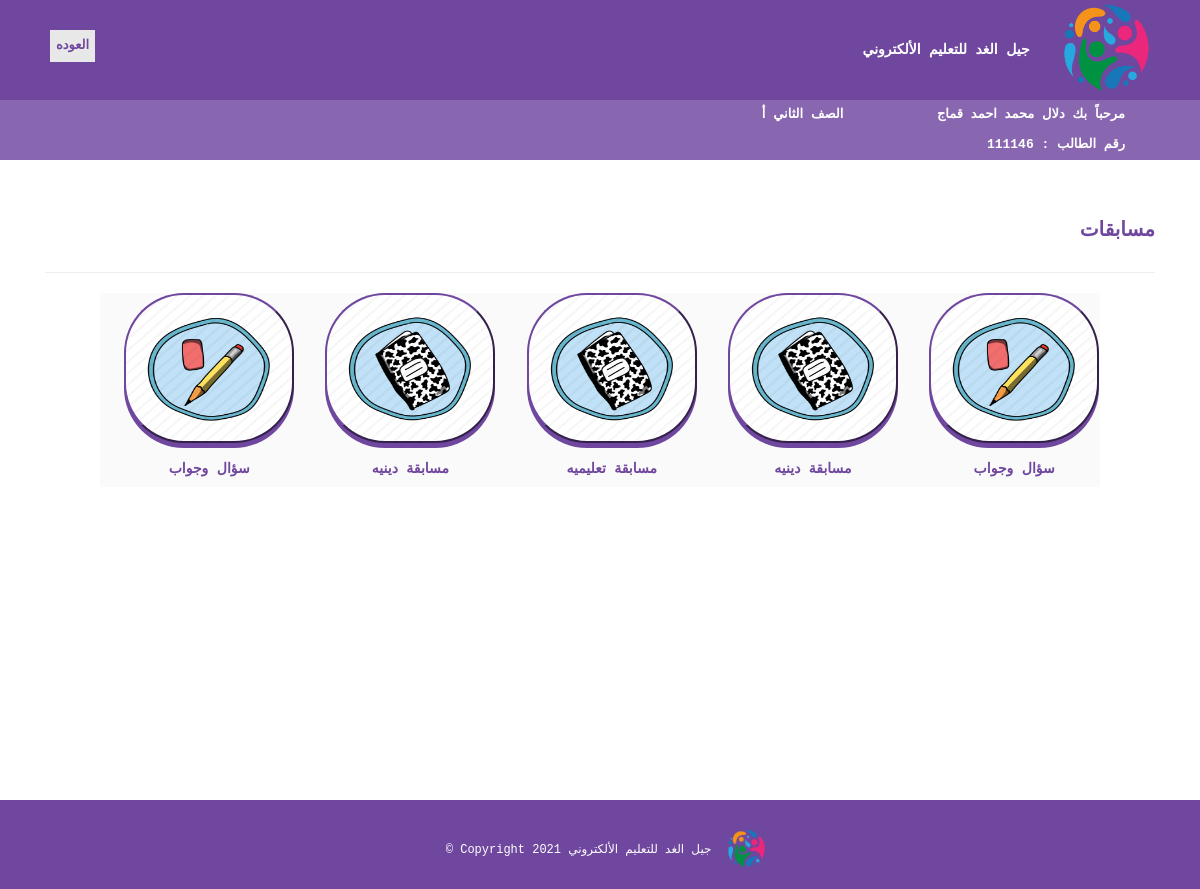
The app's page /student/competition_student.php (signed in) with its own data.
### tables this page shows
CREATE TABLE `student` (
  `id` int(50) NOT NULL,
  `password` varchar(50) NOT NULL,
  `section_id` int(11) NOT NULL,
  `first_name` varchar(50) NOT NULL,
  `second_name` varchar(50) NOT NULL,
  `third_name` varchar(50) NOT NULL,
  `last_name` varchar(50) NOT NULL,
  `mother_name` varchar(15) NOT NULL,
  `guardian` varchar(15) NOT NULL,
  `identity_number` varchar(50) NOT NULL,
  `gender` varchar(50) NOT NULL,
  `phone` varchar(50) NOT NULL,
  `religion` varchar(15) NOT NULL,
  `address` varchar(50) NOT NULL,
  `nationality` varchar(50) NOT NULL,
  `date_of_birth` date NOT NULL,
  `place_of_birth` varchar(15) NOT NULL,
  `creationDate` timestamp NULL DEFAULT current_timestamp(),
  `updationDate` varchar(255) DEFAULT NULL
);

CREATE TABLE `course` (
  `id` int(11) NOT NULL,
  `className` varchar(50) DEFAULT NULL,
  `numOfSection` varchar(10) DEFAULT NULL,
  `creationDate` timestamp NULL DEFAULT current_timestamp(),
  `updationDate` varchar(255) DEFAULT NULL
);

CREATE TABLE `competition` (
  `id` int(11) NOT NULL,
  `class` varchar(15) NOT NULL,
  `compName` varchar(50) NOT NULL,
  `link` varchar(100) NOT NULL,
  `details` varchar(200) NOT NULL
);

### student/competition_student.php (the view, shortened to what this page needs)
<?php
include('includes/config.php');
?>
<!DOCTYPE html>
<html lang="en">
<head>
  <link rel="stylesheet" href="https://use.fontawesome.com/releases/v5.11.2/css/all.css">
  <link href="css/bootstrap.min.css" rel="stylesheet">
  <link href="css/mdb.min.css" rel="stylesheet">
      <link href="assets/css/bootstrap.css" rel="stylesheet" />
    <link href="assets/css/font-awesome.css" rel="stylesheet" />
    <link href="assets/css/style.css" rel="stylesheet" />
</head>
<body  style="font-family:Courier New;  margin:0; ">
     <?php include('includes/header.php');?>
<a href="home.php"> <b> <button  style="position: absolute;
  left: 50px; top:30px; color:#6F479F; border: none; background-color:#e8e8e8;">العوده</button></b></a>
 <main>
    <div class="content-wrapper">
        <div class="container">
              <div class="row">
                  <div class="col-md-12">
                         <h1  style="color:#6F479F; background-color:#fff; font-size:20px; font-weight: bold"> مسابقات </h1>
                         <hr class="my-5" >
                    </div>
                </div>
      <center><div style=" background-color: #fafafa;  max-width:1000px;  " >
           <div style=" width:100%; text-align: center;">
<?php
require 'connvi.php';
$sql=mysqli_query($con,"SELECT * FROM `student` where id='".$_SESSION['login']."' ");
$class= mysqli_fetch_array($sql);
$sql=mysqli_query($con,"SELECT * FROM `competition` where class='".$class['section_id']."' ");
while($fetch = mysqli_fetch_array($sql)){
?>
 <div  style="display: inline-block;
    align-content: space-between;  max-width:210px; ">
<a href= "<?php echo $fetch['link'] ?>" style="text-decoration:none;">
     <?php
                    if($fetch['compName']=='مسابقة دينيه')
                                 $xx= 'img/comp5.png';
                    else  if($fetch['compName']=='مسابقة ترفيهيه' )
                                $xx='img/comp4.png';
                    else  if($fetch['compName']=='مسابقة وطنية' )
                                $xx='img/comp3.png';
                   else  if($fetch['compName']=='مسابقة تعليمية' )
                                $xx='img/comp2.png';
                     else  if($fetch['compName']=='سؤال وجواب' )
                                $xx='img/comp2.png';
                   else  if($fetch['compName']==' العاب' or $fetch['compName']=='العاب')
                                $xx='img/comp7.png';
                  else  if($fetch['compName']=='مسابقةالفواكه' )
                                $xx='img/comp1.png';
                       ?>
  <button class="button" title="للدخول الى الاجتماع انقر هنا" style="  width:170px; height: 150px; background-image: url(<?php  echo $xx; ?>); background-repeat: no-repeat;
  background-size: 100% 100%; ">
     </button>
         <?php  echo "<h5 style='color:#6F479F'><b>",$fetch['compName'],'</b></h5></a>';
        ?>
    </div>
               <div style='display: inline-block;
    align-content: space-between; '> &nbsp;&nbsp;  </div>
		<?php
			}
		?>
  </div>
      </div> </div>
</main>
<footer>
  <?php include('includes/footer.php');?>
    <script src="assets/js/bootstrap.js"></script> </footer>
</body>
</html>

### student/includes/header.php (shortened to what this page needs)
  <div style=" background-color:#6F479F ; color:#fff; font-size:14px ;font-weight: bold;">
                      <img src="jel.png" alt="logo"style="max-height: 100px; padding:5px; padding-right:30px;"/>
  جيل الغد للتعليم الألكتروني
     <div  style="color:#fff; font-size:13px ; padding-right:75px;  background-color:#8967B0 " >
            <?php
        $sql=mysqli_query($con,"SELECT * FROM `student` where id='".$_SESSION['login']."' ");
    $row=mysqli_fetch_array($sql);
echo "مرحباً بك ",$row['first_name'],' ',$row['second_name'],' ',$row['third_name'],' ',$row['last_name'];
        $s=mysqli_query($con,"SELECT * FROM `course` where id='".$row['section_id']."' ");
                                   $c= mysqli_fetch_array($s); echo "&nbsp; &nbsp; &nbsp; &nbsp; &nbsp; &nbsp; ",$c['className'],' ',$c['numOfSection'];
                echo "<br>","رقم الطالب : ",$row['id'];
             ?>
          </div>
</div>

### student/includes/footer.php
<footer style="background-color:#6F479F">
        <div class="container">
            <div class="row">
                <div class="col-md-12" style="padding-top:10px;" >
                  <img src="jel.png" alt="logo"style=" width:5%;margin-right:auto;margin-left:auto"/> جيل الغد للتعليم الألكتروني
				  Copyright 2021  &copy;
                </div>
            </div>
        </div>
    </footer>

### student/assets/css/style.css (style rules this page uses)
.content-wrapper { margin-top: 40px; min-height: 600px; padding-bottom: 60px; }
footer { padding: 10px; text-align: center; color: #fff; font-size: 12px; display:flex; background-color: #6F479F; }

### records on screen
student: first_name "دلال", second_name "محمد", third_name "احمد", last_name "قماج", id "111146"
course: className "الصف الثاني", numOfSection "أ"
competition: compName "سؤال وجواب"
competition: compName "مسابقة دينيه"
competition: compName "مسابقة تعليميه"
competition: compName "مسابقة دينيه"
competition: compName "سؤال وجواب"
